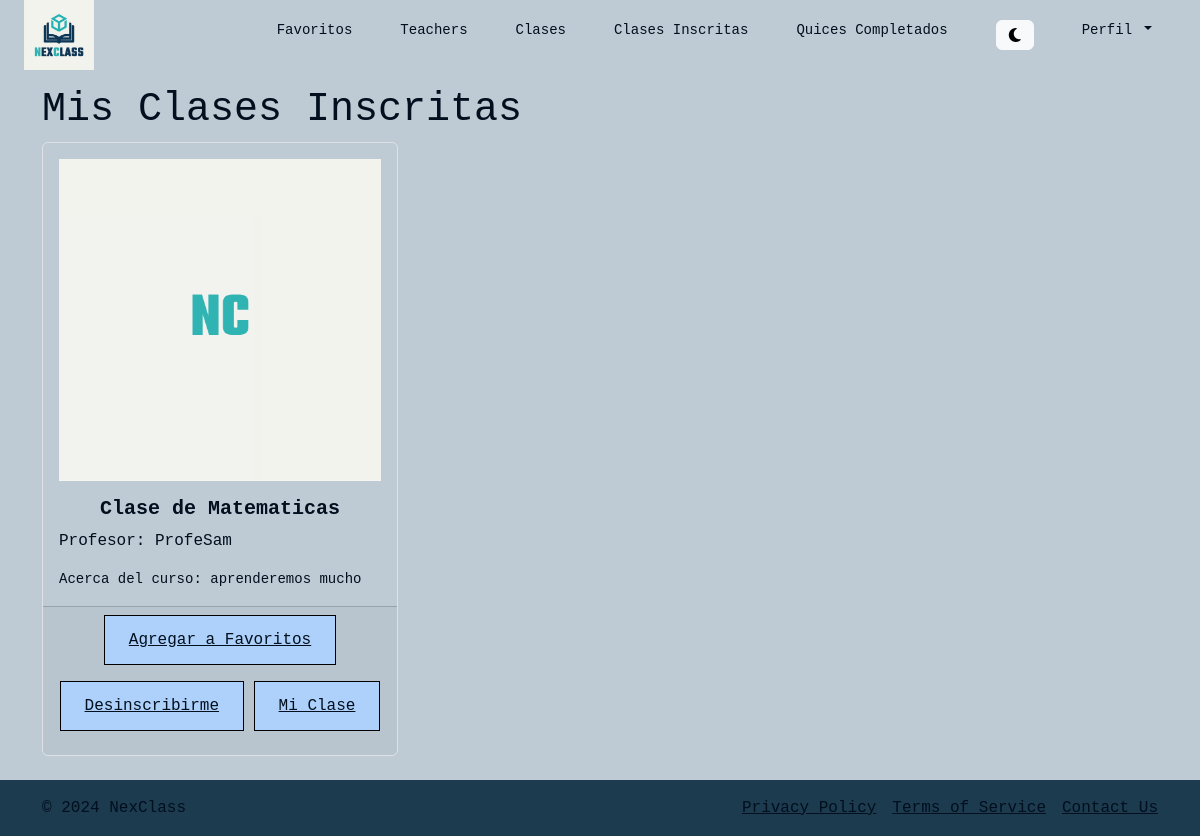
The app's page /clases-inscritas/ (signed in), older data.
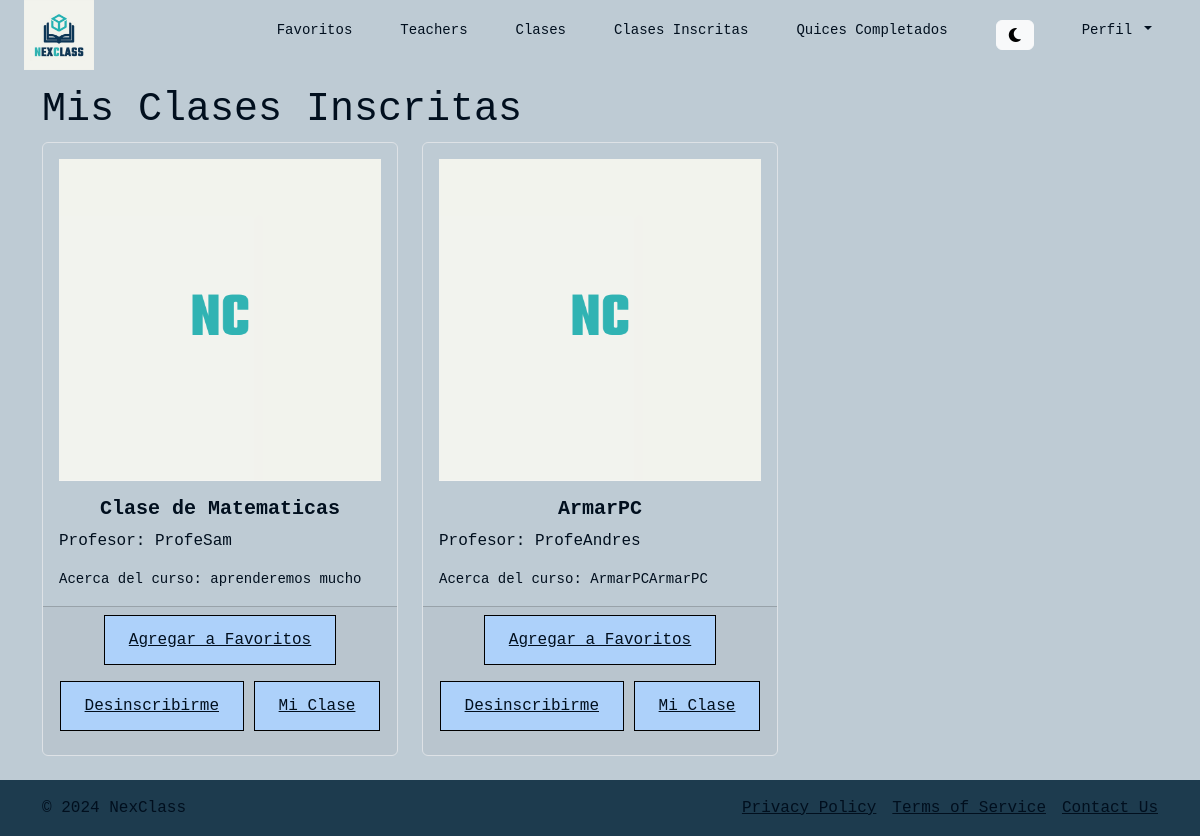
The same page, newer data.
### mis_clases_inscritas/models.py (models this page shows)
class EnrolledClasses(models.Model):
    student = models.ForeignKey(Student, on_delete=models.CASCADE)
    student_class = models.ForeignKey(Class, on_delete=models.CASCADE)
    enrolled_date = models.DateTimeField(default=timezone.now)

### classCreation_Schedules/models.py (models this page shows, shortened)
class Class(models.Model):
    className = models.CharField(max_length=100)
    teacher = models.ForeignKey('users.Teacher', on_delete=models.CASCADE)
    description = models.TextField()
    class_picture = models.ImageField(upload_to='class_photos/', default='class_photos/default_profile.png', null=True, blank=True)

### users/models.py (models this page shows, shortened)
class Teacher(models.Model):
    user = models.OneToOneField(User, on_delete=models.CASCADE)
    specialties = models.CharField(
        max_length=50,
        choices=Specialties.choices
    )
    biography = models.TextField()
    average_rating = models.FloatField(default=0.0)
    availability = models.CharField(
        max_length=50,
        choices=Availability.choices
    )
    mode = models.CharField(
        max_length=50,
        choices=Mode.choices
    )
    def average_rating(self):
        ratings = self.ratings.all()
        if ratings:
            return sum([rating.rating for rating in ratings]) / ratings.count()
        return 0

class User(AbstractBaseUser, PermissionsMixin):
    user_id = models.AutoField(primary_key=True)
    name = models.CharField(max_length=255)
    username = models.CharField(max_length=150, unique=True)
    email = models.EmailField(unique=True)
    password = models.CharField(max_length=128)
    user_type = models.CharField(
        max_length=10,
        choices=UserType.choices
    )
    registration_date = models.DateTimeField(auto_now_add=True)
    profile_picture = models.ImageField(upload_to='profile_photos/', default='profile_photos/default_profile.png',
                                        null=True, blank=True)
    address = models.CharField(max_length=255, null=True, blank=True)
    profile_complete = models.BooleanField(default=False)
    is_active = models.BooleanField(default=True)
    is_staff = models.BooleanField(default=False)
    objects = UserManager()
    USERNAME_FIELD = 'username'
    REQUIRED_FIELDS = ['email', 'name']

### mis_clases_inscritas/views.py (the view)
# urls.py: path('clases-inscritas/', views.clases_inscritas, name='clases_inscritas'),
def clases_inscritas(request):
    student = Student.objects.get(user=request.user)
    enrolled_classes = EnrolledClasses.objects.filter(student=student)  # Filtrar clases inscritas por el estudiante
    return render(request, 'clases_inscritas.html', {'enrolled_classes': enrolled_classes})

### mis_clases_inscritas/templates/clases_inscritas.html (shortened to what this page needs)
{% extends 'navbar.html' %}
{% block content %}
<div class="container mt-3">
    <h1>Mis Clases Inscritas</h1>
    {% if enrolled_classes %}
        <div class="row">
            {% for enrolled_class in enrolled_classes %}
            <div class="col-md-4 mb-4 d-flex align-items-stretch">
                <div class="card bg-transparent border">
                    <img class="card-img-top px-3 pt-3" src="{{ enrolled_class.student_class.class_picture.url }}" alt="{{ enrolled_class.student_class.className }}">
                    <div class="card-body text_custom">
                        <h5 class="card-title text-center fw-bold">{{ enrolled_class.student_class.className }}</h5>
                        <p class="card-text">Profesor: {{ enrolled_class.student_class.teacher.user.name }}</p>
                        <p class="card-text"><small>Acerca del curso: {{ enrolled_class.student_class.description }}</small></p>
                    </div>
                    <div class="card-footer text-center">
                        <a href="{% url 'add_favorite_class' enrolled_class.student_class.id %}" class="button-custom-two mb-3">Agregar a Favoritos</a>
                        <a href="{% url 'remove_class' enrolled_class.student_class.id %}" class="button-custom-two mb-3">Desinscribirme</a>
                        <a href="{% url 'mi_clase_inscrita' enrolled_class.student_class.id %}" class="button-custom-two mb-3">Mi Clase</a>
                    </div>
                </div>
            </div>
            {% endfor %}
        </div>
    {% else %}
        <p>No estás inscrito en ninguna clase.</p>
    {% endif %}
</div>
{% endblock %}

### NextClassProject/templates/navbar.html (shortened to what this page needs)
{% load static %}
<head>
    <link href="https://cdn.jsdelivr.net/npm/bootstrap@5.3.3/dist/css/bootstrap.min.css" rel="stylesheet">
    <link rel="stylesheet" href="https://cdnjs.cloudflare.com/ajax/libs/font-awesome/6.6.0/css/all.min.css">
    <link href="{% static 'styles/global.css' %}" rel="stylesheet" />
</head>
<header class="px-4 px-lg-6 h-14 d-flex align-items-center text_custom">
    <a href="{% url 'home' %}" class="d-flex align-items-center justify-content-center">
        <img src="{% static 'images/LogoConFondo.png' %}" alt="Teacher Search" width="70" height="70"/>
    </a>
    <nav class="ms-auto d-flex gap-2 gap-lg-4">
        <a href="{% url 'favoritos' %}" class="text-decoration-none text_custom small me-4">
            Favoritos
        </a>
        <a href="{% url 'teachers' %}" class="text-decoration-none text_custom small me-4">
            Teachers
        </a>
        <a href="{% url 'student_classes' %}" class="text-decoration-none text_custom small me-4">
            Clases
        </a>
        <a href="{% url 'clases_inscritas' %}" class="text-decoration-none text_custom small me-4">
            Clases Inscritas
        </a>
        <a href="{% url 'completed_quizzes' %}" class="text-decoration-none text_custom small me-4">
            Quices Completados
        </a>
        <button id="theme-toggle" class="btn btn-light me-4">
            <i id="theme-icon" class="fa-solid fa-moon"></i>
        </button>
        <div class="dropdown text_custom">
            <span class="dropdown-toggle text_custom small me-4" role="button" id="dropdownMenuButton" data-bs-toggle="dropdown" aria-expanded="false" style="cursor: pointer;">
                Perfil
            </span>
        </div>
    </nav>
</header>
{% block content %}
{% endblock content %}
<footer class="background-color-custom py-3">
    <div class="container d-flex justify-content-between">
        <div class="d-flex align-items-center">
            <span class="text_custom">&copy; 2024 NexClass</span>
        </div>
        <nav class="d-flex gap-3">
            <a href="#" class="text_custom">Privacy Policy</a>
            <a href="#" class="text_custom">Terms of Service</a>
            <a href="#" class="text_custom">Contact Us</a>
        </nav>
    </div>
</footer>

### NextClassProject/static/styles/global.css (style rules this page uses)
h1, h2, h3, h4, h5, h6 { font-family: "Space Mono", monospace; color: var(--text-color); }
.text_custom { color: var(--text-color); }
.background-color-custom { background-color: var(--nav-bg-color); }
.button-custom-two { background-color: var(--button-bg-color-two); color: var(--button-text-color); border: 0.5px solid var(--border-color); border-radius: 0; padding: 12px 24px; text-align: center; display: inline-block; font-size: 16px; cursor: pointer; transition: background-color 0.3s, color 0.3s; }
a { gap: 2px; color: var(--text-color); }

Row changes from the older to the newer data that the page shows:
added EnrolledClasses: student_class.class_picture (placeholder picture), student_class.className "ArmarPC", student_class.teacher.user.name "ProfeAndres", student_class.description "ArmarPCArmarPC"
